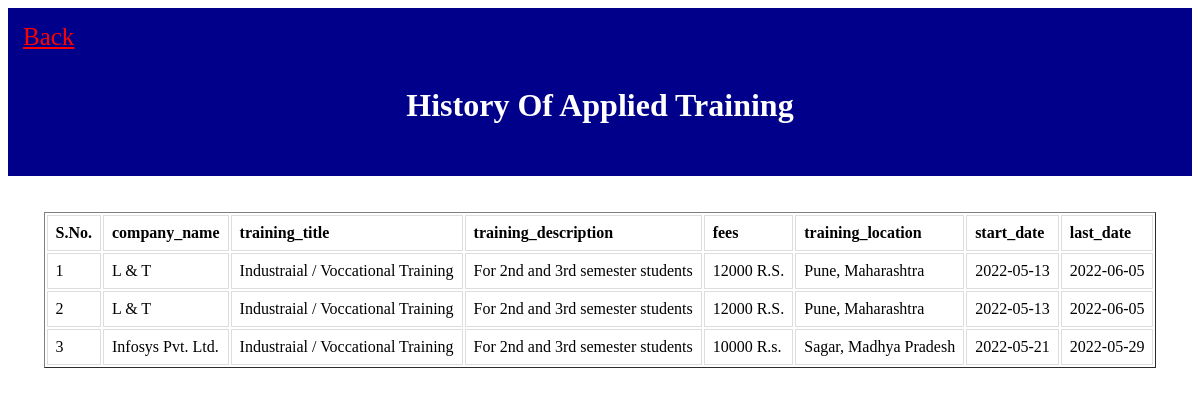
Screenshot of /history_of_applied_training.php (signed in) with the database file from the repository.
### tables this page shows
CREATE TABLE `history_applied_training` (
  `id` int(11) NOT NULL,
  `company_name` varchar(100) NOT NULL,
  `training_title` varchar(100) NOT NULL,
  `training_description` varchar(100) NOT NULL,
  `fees` varchar(100) NOT NULL,
  `training_location` varchar(100) NOT NULL,
  `start_date` date NOT NULL,
  `last_date` date NOT NULL
);

### history_of_applied_training.php (the view, shortened to what this page needs)
<!DOCTYPE html>
<html>
<head>
</head>
<body>
	<div class="main">
		<a href="after_login_student_training.php" class="back">Back</a>
<center>
	<h1 class="main">History Of Applied Training</h1>
</center>
</div><br><br>
<?php
include("db.php");
?>
<!DOCTYPE html>
<html>
<head>
</head>
<body>
<table border="1px;" align="center">
	<tr>
		<th>S.No.</th>
		<th>company_name</th>
		<th>training_title</th>
		<th>training_description</th>
		<th>fees</th>
		<th>training_location</th>
		<th>start_date</th>
		<th>last_date</th>
	</tr>
	<?php
	$count=1;
	$sel_query = "select * from  history_applied_training ORDER BY id desc;";
	$result = mysqli_query($con,$sel_query);
	while($row = mysqli_fetch_assoc($result))
	{ ?>
	<tr>
		<td> <?php echo $count; ?></td>
		<td><?php echo $row["company_name"]; ?></td>
		<td><?php echo $row["training_title"]; ?></td>
		<td><?php echo $row["training_description"]; ?></td>
		<td><?php echo $row["fees"]; ?></td>
		<td><?php echo $row["training_location"]; ?></td>
		<td><?php echo $row["start_date"]; ?></td>
		<td><?php echo $row["last_date"]; ?></td>
	</tr>
<?php $count++; }?>
</table>
</body>
</html></body>
</html>

### history_of_applied_training.php (style rules this page uses)
.main { background-color: darkblue; padding: 10px; color: white; }
.back { color: red; font-size: 25px; }
.main { background-color: darkblue; padding: 15px; color: white; }
td, th { border: 1px solid #dddddd; text-align: left; padding: 8px; }

### rows the page displays
history_applied_training: company_name "L & T", training_title "Industraial / Voccational Training", training_description "For 2nd and 3rd semester students", fees "12000 R.S.", training_location "Pune, Maharashtra", start_date "2022-05-13", last_date "2022-06-05"
history_applied_training: company_name "L & T", training_title "Industraial / Voccational Training", training_description "For 2nd and 3rd semester students", fees "12000 R.S.", training_location "Pune, Maharashtra", start_date "2022-05-13", last_date "2022-06-05"
history_applied_training: company_name "Infosys Pvt. Ltd.", training_title "Industraial / Voccational Training", training_description "For 2nd and 3rd semester students", fees "10000 R.s.", training_location "Sagar, Madhya Pradesh", start_date "2022-05-21", last_date "2022-05-29"
